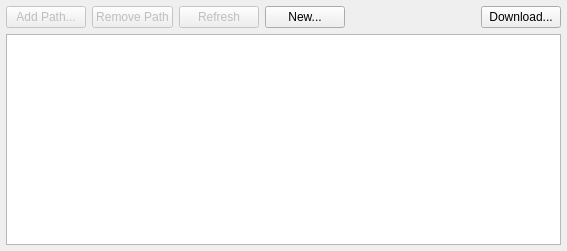
<?xml version="1.0" encoding="UTF-8"?>
<ui version="4.0">
 <class>BlastDatabaseWindow</class>
 <widget class="QWidget" name="BlastDatabaseWindow">
  <property name="geometry">
   <rect>
    <x>0</x>
    <y>0</y>
    <width>567</width>
    <height>251</height>
   </rect>
  </property>
  <property name="windowTitle">
   <string>BLAST Database Manager</string>
  </property>
  <property name="windowIcon">
   <iconset resource="../../resources.qrc">
    <normaloff>:/resources/images/icons/seanau/Databases.png</normaloff>:/resources/images/icons/seanau/Databases.png</iconset>
  </property>
  <layout class="QVBoxLayout" name="verticalLayout">
   <property name="margin">
    <number>6</number>
   </property>
   <item>
    <layout class="QHBoxLayout" name="horizontalLayout">
     <item>
      <widget class="QPushButton" name="addButton">
       <property name="enabled">
        <bool>false</bool>
       </property>
       <property name="text">
        <string>Add Path...</string>
       </property>
       <property name="icon">
        <iconset resource="../../resources.qrc">
         <normaloff>:/resources/images/icons/seanau/Add.png</normaloff>:/resources/images/icons/seanau/Add.png</iconset>
       </property>
      </widget>
     </item>
     <item>
      <widget class="QPushButton" name="removeButton">
       <property name="enabled">
        <bool>false</bool>
       </property>
       <property name="text">
        <string>Remove Path</string>
       </property>
       <property name="icon">
        <iconset resource="../../resources.qrc">
         <normaloff>:/resources/images/icons/seanau/Remove circle.png</normaloff>:/resources/images/icons/seanau/Remove circle.png</iconset>
       </property>
      </widget>
     </item>
     <item>
      <widget class="QPushButton" name="refreshButton">
       <property name="enabled">
        <bool>false</bool>
       </property>
       <property name="text">
        <string>Refresh</string>
       </property>
       <property name="icon">
        <iconset resource="../../resources.qrc">
         <normaloff>:/aliases/images/icons/view-refresh</normaloff>:/aliases/images/icons/view-refresh</iconset>
       </property>
      </widget>
     </item>
     <item>
      <widget class="QPushButton" name="newButton">
       <property name="text">
        <string>New...</string>
       </property>
       <property name="icon">
        <iconset resource="../../resources.qrc">
         <normaloff>:/resources/images/icons/seanau/New database.png</normaloff>:/resources/images/icons/seanau/New database.png</iconset>
       </property>
      </widget>
     </item>
     <item>
      <spacer name="horizontalSpacer">
       <property name="orientation">
        <enum>Qt::Horizontal</enum>
       </property>
       <property name="sizeHint" stdset="0">
        <size>
         <width>36</width>
         <height>20</height>
        </size>
       </property>
      </spacer>
     </item>
     <item>
      <widget class="QPushButton" name="downloadButton">
       <property name="text">
        <string>Download...</string>
       </property>
       <property name="icon">
        <iconset resource="../../resources.qrc">
         <normaloff>:/resources/images/icons/seanau/Database share.png</normaloff>:/resources/images/icons/seanau/Database share.png</iconset>
       </property>
      </widget>
     </item>
    </layout>
   </item>
   <item>
    <widget class="QTreeView" name="treeView">
     <property name="editTriggers">
      <set>QAbstractItemView::NoEditTriggers</set>
     </property>
     <property name="verticalScrollMode">
      <enum>QAbstractItemView::ScrollPerItem</enum>
     </property>
     <property name="horizontalScrollMode">
      <enum>QAbstractItemView::ScrollPerPixel</enum>
     </property>
     <property name="uniformRowHeights">
      <bool>true</bool>
     </property>
    </widget>
   </item>
  </layout>
  <action name="actionClose">
   <property name="text">
    <string>actionClose</string>
   </property>
   <property name="shortcut">
    <string>Ctrl+W</string>
   </property>
  </action>
 </widget>
 <resources>
  <include location="../../resources.qrc"/>
 </resources>
 <connections>
  <connection>
   <sender>actionClose</sender>
   <signal>triggered()</signal>
   <receiver>BlastDatabaseWindow</receiver>
   <slot>hide()</slot>
   <hints>
    <hint type="sourcelabel">
     <x>-1</x>
     <y>-1</y>
    </hint>
    <hint type="destinationlabel">
     <x>239</x>
     <y>159</y>
    </hint>
   </hints>
  </connection>
 </connections>
</ui>
